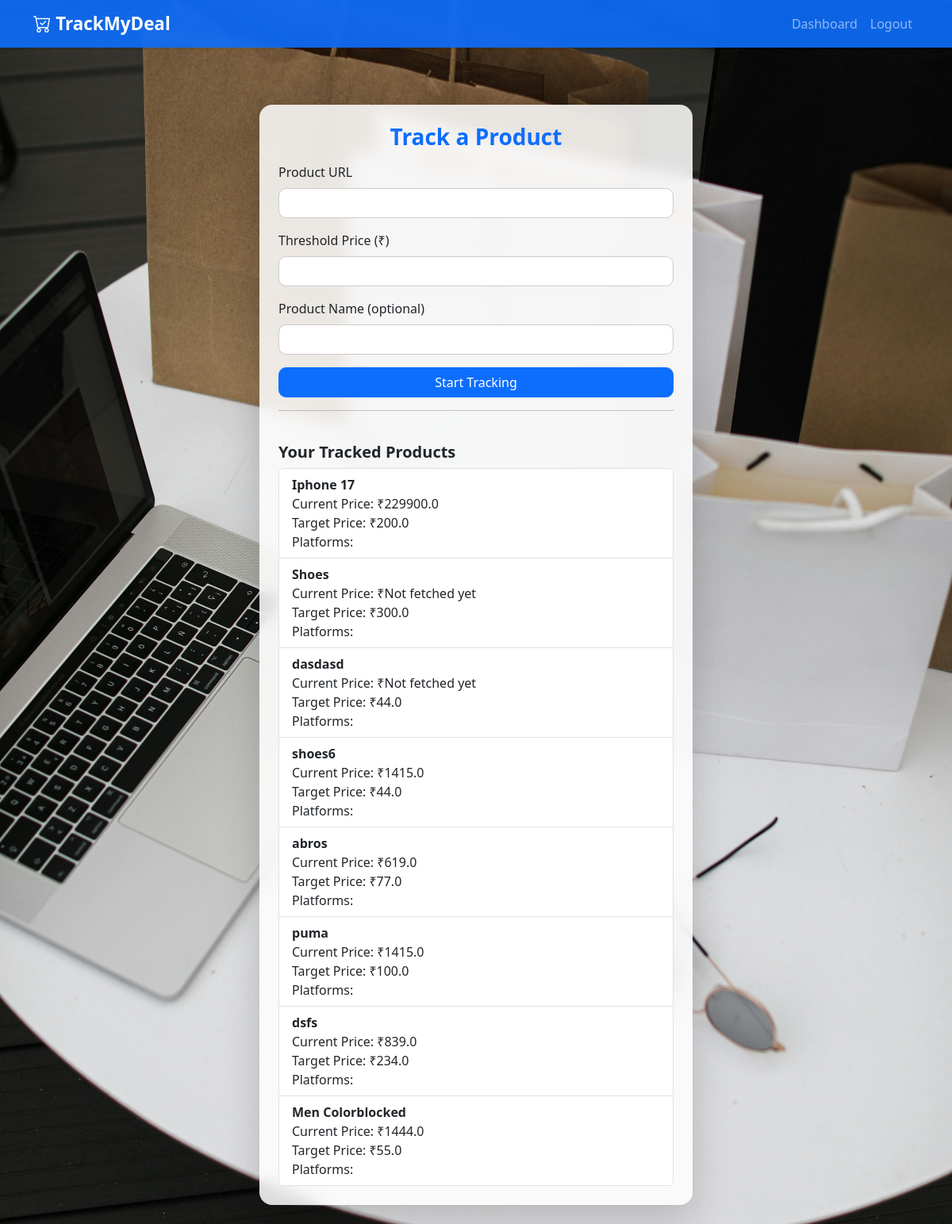
The app's page /track (signed in) with its own data.
### app.py (models this page shows)
class Product(db.Model):
    __tablename__ = "products"
    product_id = db.Column(db.Integer, primary_key=True)
    product_name = db.Column(db.String(255))
    url = db.Column(db.Text, nullable=False)
    user_id = db.Column(db.Integer, db.ForeignKey('user.user_id'), nullable=False)
    target_price = db.Column(db.Float, nullable=False)
    current_price = db.Column(db.Float)
    added_date = db.Column(db.DateTime, default=datetime.utcnow)
    price_history = db.relationship("PriceHistory", backref="product", lazy=True)
    alerts = db.relationship("Alert", backref="product", lazy=True)
    comparisons = db.relationship("Comparison", backref="product", lazy=True)

### app.py (the view, shortened to what this page needs)
@app.route('/track', methods=['GET','POST'])
def track():
    if 'user' not in session:
        return redirect(url_for('login'))
    user_id = session['user']
    products = Product.query.filter_by(user_id=user_id).all()
    return render_template('track.html', products=products)

### templates/track.html (shortened to what this page needs)
{% extends "base.html" %}
{% block content %}
<div class="row justify-content-center mt-5">
  <div class="col-md-6">
    <div class="card p-4 shadow-lg border-0">
      <h3 class="text-center text-primary mb-3">Track a Product</h3>
      <form method="POST">
        <div class="mb-3">
          <label class="form-label">Product URL</label>
          <input type="url" name="url" class="form-control" required>
        </div>
        <div class="mb-3">
          <label class="form-label">Threshold Price (₹)</label>
          <input type="number" name="threshold" class="form-control" required>
        </div>
        <div class="mb-3">
          <label class="form-label">Product Name (optional)</label>
          <input type="text" name="name" class="form-control">
        </div>
        <div class="d-grid">
          <button class="btn btn-primary">Start Tracking</button>
        </div>
      </form>
      <hr>
      <h5 class="mt-4">Your Tracked Products</h5>
      <ul class="list-group">
        {% for product in products %}
          <li class="list-group-item">
            <strong>{{ product.product_name }}</strong><br>
            Current Price: ₹{{ product.current_price if product.current_price else "Not fetched yet" }}<br>
            Target Price: ₹{{ product.target_price }}<br>
            Platforms:
          </li>
        {% else %}
          <li class="list-group-item text-muted">No products tracked yet.</li>
        {% endfor %}
      </ul>
    </div>
  </div>
</div>
{% endblock %}

### templates/base.html (shortened to what this page needs)
<!doctype html>
<html lang="en">
<head>
  <link rel="stylesheet" href="https://cdn.jsdelivr.net/npm/bootstrap-icons/font/bootstrap-icons.css">
  <link href="https://cdn.jsdelivr.net/npm/bootstrap@5.3.2/dist/css/bootstrap.min.css" rel="stylesheet">
  <link href="{{ url_for('static', filename='style.css') }}" rel="stylesheet">
</head>
<body>
  <nav class="navbar navbar-expand-lg navbar-dark bg-primary shadow-sm">
  <div class="container">
    <a class="navbar-brand fw-bold" href="{{ url_for('menu') }}">
      <i class="bi bi-cart-check"></i> TrackMyDeal
    </a>
    <ul class="navbar-nav ms-auto">
      {% if session.get('user') %}
        <li class="nav-item"><a class="nav-link" href="{{ url_for('menu') }}">Dashboard</a></li>
        <li class="nav-item"><a class="nav-link" href="{{ url_for('logout') }}">Logout</a></li>
      {% else %}
        <li class="nav-item"><a class="nav-link" href="{{ url_for('login') }}">Login</a></li>
      {% endif %}
    </ul>
  </div>
</nav>
  <div class="container py-4">
    {% block content %}{% endblock %}
  </div>
</body>
</html>

### static/style.css (style rules this page uses)
body { background: url('/static/bg.jpg') no-repeat center center fixed; background-size: cover; font-family: "Segoe UI", sans-serif; min-height: 100vh; display: flex; flex-direction: column; color: #333; }
h1, h2, h3, h4, h5 { font-weight: 600; }
.navbar { background: rgba(13, 110, 253, 0.9) !important; backdrop-filter: blur(5px); box-shadow: 0 2px 10px rgba(0,0,0,0.2); }
.navbar-brand { font-weight: bold; font-size: 1.4rem; }
.nav-link { font-weight: 500; transition: color 0.2s ease; }
.card { background: rgba(255, 255, 255, 0.85); backdrop-filter: blur(10px); border-radius: 1rem; box-shadow: 0 4px 20px rgba(0,0,0,0.2); padding: 1.5rem; }
.card h5 { font-weight: 600; }
.btn { border-radius: 0.6rem; font-weight: 500; transition: all 0.2s ease; }
.form-control { border-radius: 0.6rem; border: 1px solid #ccc; transition: border-color 0.2s ease, box-shadow 0.2s ease; }
.mt-4 { margin-top: 1.5rem !important; }
.mt-5 { margin-top: 3rem !important; }

### records on screen
Product: product_name "Iphone 17", current_price "229900.0", target_price "200.0"
Product: product_name "Shoes", current_price "Not fetched yet", target_price "300.0"
Product: product_name "dasdasd", current_price "Not fetched yet", target_price "44.0"
Product: product_name "shoes6", current_price "1415.0", target_price "44.0"
Product: product_name "abros", current_price "619.0", target_price "77.0"
Product: product_name "puma", current_price "1415.0", target_price "100.0"
Product: product_name "dsfs", current_price "839.0", target_price "234.0"
Product: product_name "Men Colorblocked", current_price "1444.0", target_price "55.0"
